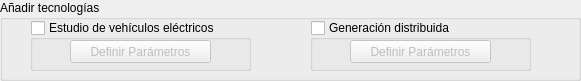
  <widget class="QGroupBox" name="Anad_Tech">
   <property name="geometry">
    <rect>
     <x>10</x>
     <y>280</y>
     <width>581</width>
     <height>81</height>
    </rect>
   </property>
   <property name="palette">
    <palette>
     <active>
      <colorrole role="Light">
       <brush brushstyle="SolidPattern">
        <color alpha="255">
         <red>255</red>
         <green>255</green>
         <blue>255</blue>
        </color>
       </brush>
      </colorrole>
     </active>
     <inactive>
      <colorrole role="Light">
       <brush brushstyle="SolidPattern">
        <color alpha="255">
         <red>255</red>
         <green>255</green>
         <blue>255</blue>
        </color>
       </brush>
      </colorrole>
     </inactive>
     <disabled>
      <colorrole role="Light">
       <brush brushstyle="SolidPattern">
        <color alpha="255">
         <red>255</red>
         <green>255</green>
         <blue>255</blue>
        </color>
       </brush>
      </colorrole>
     </disabled>
    </palette>
   </property>
   <property name="styleSheet">
    <string notr="true">font: 75 8pt &quot;MS Shell Dlg 2&quot;;</string>
   </property>
   <property name="title">
    <string>Añadir tecnologías</string>
   </property>
   <widget class="QGroupBox" name="EV">
    <property name="enabled">
     <bool>true</bool>
    </property>
    <property name="geometry">
     <rect>
      <x>30</x>
      <y>20</y>
      <width>221</width>
      <height>51</height>
     </rect>
    </property>
    <property name="title">
     <string>Estudio de vehículos eléctricos</string>
    </property>
    <property name="checkable">
     <bool>true</bool>
    </property>
    <property name="checked">
     <bool>false</bool>
    </property>
    <widget class="QPushButton" name="pushButton_EV">
     <property name="geometry">
      <rect>
       <x>40</x>
       <y>20</y>
       <width>141</width>
       <height>23</height>
      </rect>
     </property>
     <property name="cursor">
      <cursorShape>ArrowCursor</cursorShape>
     </property>
     <property name="text">
      <string>Definir Parámetros</string>
     </property>
    </widget>
   </widget>
   <widget class="QGroupBox" name="PV">
    <property name="enabled">
     <bool>true</bool>
    </property>
    <property name="geometry">
     <rect>
      <x>310</x>
      <y>20</y>
      <width>221</width>
      <height>51</height>
     </rect>
    </property>
    <property name="title">
     <string>Generación distribuida</string>
    </property>
    <property name="checkable">
     <bool>true</bool>
    </property>
    <property name="checked">
     <bool>false</bool>
    </property>
    <widget class="QPushButton" name="pushButton_dg">
     <property name="geometry">
      <rect>
       <x>40</x>
       <y>20</y>
       <width>141</width>
       <height>23</height>
      </rect>
     </property>
     <property name="cursor">
      <cursorShape>ArrowCursor</cursorShape>
     </property>
     <property name="text">
      <string>Definir Parámetros</string>
     </property>
    </widget>
   </widget>
  </widget>
